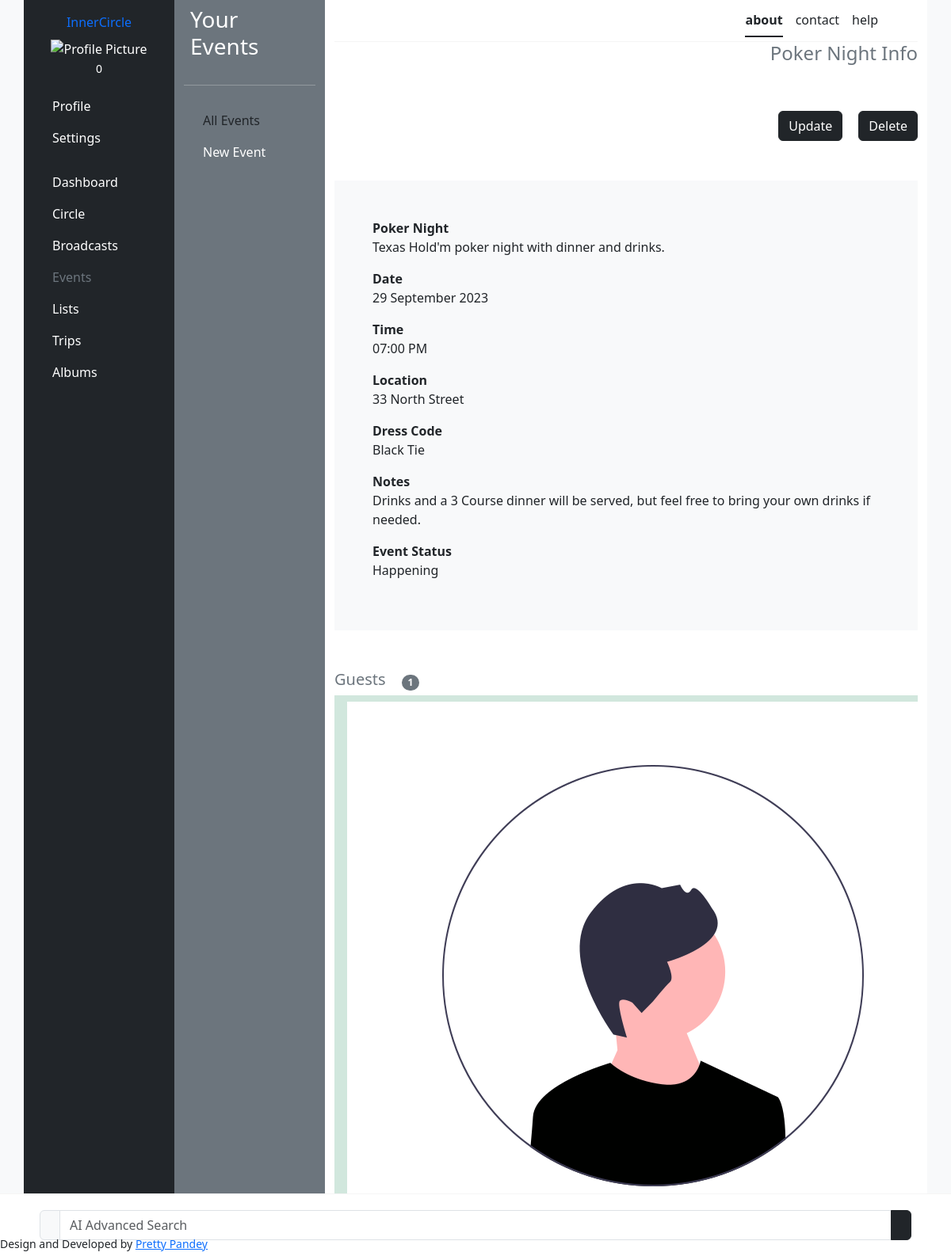
/event_detail/1, run on an earlier commit of the app's database.
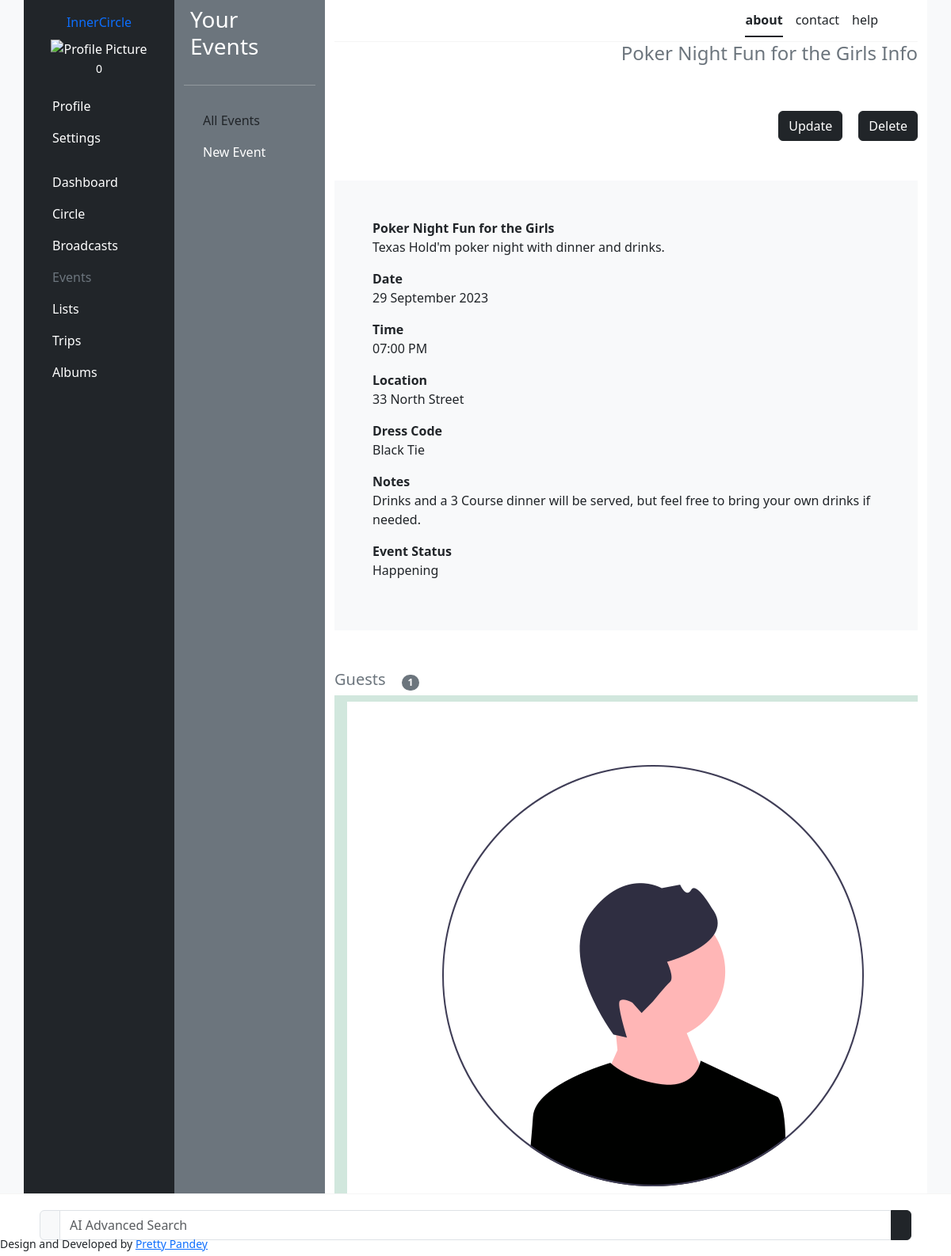
And on a later commit of the database.
### events/models.py (models this page shows, shortened)
class Event(models.Model):
    user = models.ForeignKey(User, on_delete=models.CASCADE)
    event_name = models.CharField(max_length=255)
    description = models.TextField()
    date = models.DateTimeField()
    location = models.CharField(max_length=255, blank=True, null=True)
    guests = models.ManyToManyField(Member, related_name='events_attending')
    dress_code = models.CharField(max_length=255)
    note = models.TextField(blank=True, null=True)
    event_status = models.CharField(max_length=10, choices=[('Happening', 'Happening'),
        ('Postponed', 'Postponed'), ('Cancelled', 'Cancelled')],
        default='Happening')

### events/views.py (the view)
# urls.py: path('event_detail/<str:event_id>', views.event_detail, name='event_detail'),
def event_detail(request, event_id):
    template = 'events/event_detail.html'
    event = Event.objects.get(pk=event_id)
    context = {
        'event': event,
    }
    return render(request, template, context)

### users/templatetags/cache_bust.py (called while the page is built)
@register.simple_tag(name='cache_bust')
def cache_bust():
    if settings.DEBUG:
        version = uuid.uuid1()
    else:
        version = os.environ.get('PROJECT_VERSION')
        if version is None:
            version = '1'
    return '__v__={version}'.format(version=version)

### templates/events/event_detail.html (shortened to what this page needs)
{% extends 'base.html' %}
{% load static %}
{% load cache_bust %}
{% load bootstrap_icons %}
{% block css %}<link rel="stylesheet" href="{% static 'scss/circle.scss' %}?{% cache_bust %}">{% endblock %}
{% block content %}
<section class="d-flex flex-column justify-content-between" style="gap: 50px">
    <div class="d-flex justify-content-between align-items-center" >
        <h4 class="text-secondary text-end"> {{event.event_name}} Info</h4>
    </div>
    <div class="d-flex justify-content-end" style="gap: 20px;">
        <a class="btn btn-dark" href="{% url 'update_event' event.id %}">{% bs_icon 'pen-fill' %} Update</a>
        <a class="btn btn-dark" href="{% url 'delete_event' event.id %}">{% bs_icon 'trash3-fill' %} Delete</a>
    </div>
    <div class="bg-light p-5">
        <p><strong>{{event.event_name}}</strong><br>{{event.description}}</p>
        <p><strong>Date</strong><br>{{event.date|date:"d F Y"}}</p>
        <p><strong>Time</strong><br>{{event.date|time:"h:i A"}}</p>
        <p><strong>Location</strong><br>{{event.location}}</p>
        <p><strong>Dress Code</strong><br>{{event.dress_code}}</p>
        <p><strong>Notes</strong><br>{{event.note}}</p>
        <p><strong>Event Status</strong> <br>{{event.event_status}}</p>
    </div>
    {% if event.guests %}
    <div class="list-group list-group-flush">
        <div class="d-flex align-items-center" style="gap:20px">
            <h5 class="text-secondary">Guests</h5>
            <span class="badge bg-secondary rounded-pill">{% bs_icon 'person' %}{{ event.guests.count }}</span>
        </div>
            {% for guest in event.guests.all %}
            <a  href="{% url 'member_detail' guest.id %}" class="list-group-item list-group-action d-flex justify-content-between align-items-center list-group-item-success">
                <div class="d-flex" style="gap: 20px">
                    <img class="member-img-sm" src="{{ guest.image.url }}" alt="Member Image">
                </div>
            </a>
            {% endfor %}
    </div>
    {% else %}
        <p class="text-secodary text-center">There are no guests invited to this event. <a href="{% url 'update_event' %}">Invite Guests</a></p>
    {% endif %}
</section>
{% endblock %}

What changed in the data, as far as the page shows it:
changed Event "Texas Hold'm poker night with dinner and drinks.": event_name "Poker Night" → "Poker Night Fun for the Girls"
